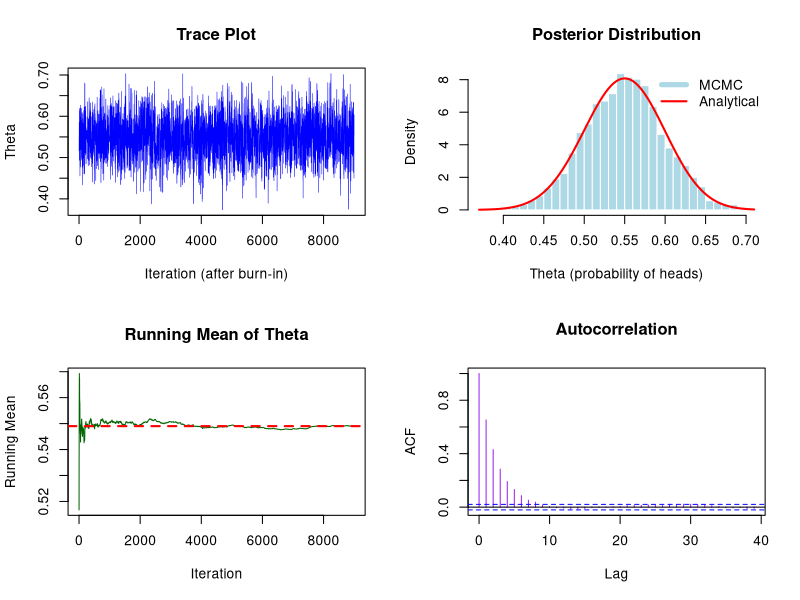

The R source for this figure:
## ---- chunk 1
# Metropolis Algorithm for Coin Flip Inference
# 100 flips: 55 heads, 45 tails
# Prior: Beta(1,1) which is uniform(0,1)

# Set seed for reproducibility
set.seed(123)

# Define observed data
n_flips <- 100      # Total number of coin flips
n_heads <- 55       # Observed number of heads
n_tails <- 45       # Observed number of tails (or n_flips - n_heads)

# Define parameters for Metropolis algorithm
n_iterations <- 10000  # Number of MCMC iterations
burn_in <- 1000        # Number of initial iterations to discard
proposal_sd <- 0.1     # Standard deviation for proposal distribution

# Initialize storage for samples
samples <- numeric(n_iterations)  # Vector to store sampled theta values
current_theta <- 0.5              # Starting value for theta (probability of heads)

# Define the prior distribution (Beta distribution)
# Beta(1,1) is uniform over [0,1], so density is 1 for all valid thetas
prior_density <- function(theta) {
  if (theta < 0 || theta > 1) return(0)  # Prior is 0 outside [0,1]
  dbeta(theta, 1, 1)  # Beta(1,1) density (always equals 1 for theta in [0,1])
}

# Define the likelihood function (binomial probability)
likelihood <- function(theta) {
  # Binomial likelihood: P(data|theta) = theta^{heads} * (1-theta)^{tails}
  # Using dbinom for numerical stability
  dbinom(n_heads, size = n_flips, prob = theta)
}

# Define the posterior density (up to proportionality constant)
posterior_density <- function(theta) {
  prior_density(theta) * likelihood(theta)  # Prior * Likelihood
}
## ---- chunk 2
# Metropolis algorithm main loop
for (i in 1:n_iterations) {
  
  # 1. Propose a new candidate value
  # Use normal distribution centered at current theta
  # Note: This can propose values outside [0,1]
  proposed_theta <- rnorm(1, mean = current_theta, sd = proposal_sd)
  
  # 2. Calculate acceptance ratio
  # Ratio of posterior densities: P(proposed)/P(current)
  # If proposed theta is invalid (outside [0,1]), posterior is 0
  if (proposed_theta < 0 || proposed_theta > 1) {
    acceptance_ratio <- 0  # Reject proposals outside valid range
  } else {
    acceptance_ratio <- posterior_density(proposed_theta) / 
                       posterior_density(current_theta)
  }
  
  # 3. Accept or reject the proposal
  # Generate uniform random number for acceptance decision
  u <- runif(1)
  if (u < acceptance_ratio) {
    current_theta <- proposed_theta  # Accept proposal
  }
  # If u >= acceptance_ratio, keep current_theta (implicitly)
  
  # 4. Store the current theta value
  samples[i] <- current_theta
}
## ---- chunk 3
# Discard burn-in samples
post_burn_samples <- samples[(burn_in + 1):n_iterations]

# Calculate posterior summary statistics
posterior_mean <- mean(post_burn_samples)
posterior_median <- median(post_burn_samples)
posterior_sd <- sd(post_burn_samples)

# Calculate 95% credible interval
credible_interval <- quantile(post_burn_samples, c(0.025, 0.975))
## ---- chunk 4
# Display results
cat("=== Metropolis Algorithm Results ===\n")
cat("Observed data: ", n_heads, "heads out of", n_flips, "flips\n")
cat("Posterior mean (probability of heads):", round(posterior_mean, 4), "\n")
cat("Posterior median:", round(posterior_median, 4), "\n")
cat("Posterior standard deviation:", round(posterior_sd, 4), "\n")
cat("95% Credible Interval: [", 
    round(credible_interval[1], 4), ", ", 
    round(credible_interval[2], 4), "]\n", sep = "")

# For comparison: Analytical solution with Beta-Binomial conjugacy
# Prior: Beta(1,1), Likelihood: Binomial(100, theta)
# Posterior: Beta(1 + 55, 1 + 45) = Beta(56, 46)
analytical_mean <- 56 / (56 + 46)
analytical_sd <- sqrt((56 * 46) / ((56 + 46)^2 * (56 + 46 + 1)))
cat("\n=== Analytical Solution (for comparison) ===\n")
cat("Beta(56, 46) posterior\n")
cat("Analytical mean:", round(analytical_mean, 4), "\n")
cat("Analytical SD:", round(analytical_sd, 4), "\n")
## ---- chunk 5
# Plotting the results
par(mfrow = c(2, 2))  # Create 2x2 grid of plots

# 1. Trace plot (shows MCMC sampling path)
plot(1:length(post_burn_samples), post_burn_samples, type = "l",
     xlab = "Iteration (after burn-in)", ylab = "Theta",
     main = "Trace Plot", col = "blue", lwd = 0.5)

# 2. Histogram of posterior samples
hist(post_burn_samples, breaks = 30, probability = TRUE,
     xlab = "Theta (probability of heads)", 
     main = "Posterior Distribution",
     col = "lightblue", border = "white")
# Add analytical posterior density curve
curve(dbeta(x, 56, 46), add = TRUE, col = "red", lwd = 2)
legend("topright", legend = c("MCMC", "Analytical"), 
       col = c("lightblue", "red"), lwd = c(5, 2), bty = "n")

# 3. Running mean (shows convergence)
running_mean <- cumsum(post_burn_samples) / (1:length(post_burn_samples))
plot(1:length(post_burn_samples), running_mean, type = "l",
     xlab = "Iteration", ylab = "Running Mean",
     main = "Running Mean of Theta",
     col = "darkgreen", lwd = 1)
abline(h = analytical_mean, col = "red", lty = 2, lwd = 2)

# 4. Autocorrelation plot
acf(post_burn_samples, main = "Autocorrelation", 
    xlab = "Lag", ylab = "ACF", col = "purple")

# Reset plot layout
par(mfrow = c(1, 1))
## ---- chunk 6
# Calculate effective sample size (ESS)
# ESS = n / (1 + 2*sum(autocorrelations))
# Rough estimate for demonstration
acf_vals <- acf(post_burn_samples, plot = FALSE)$acf
ess <- length(post_burn_samples) / (1 + 2 * sum(acf_vals[-1]))
cat("\nEffective Sample Size (approximate):", round(ess, 0), "\n")
